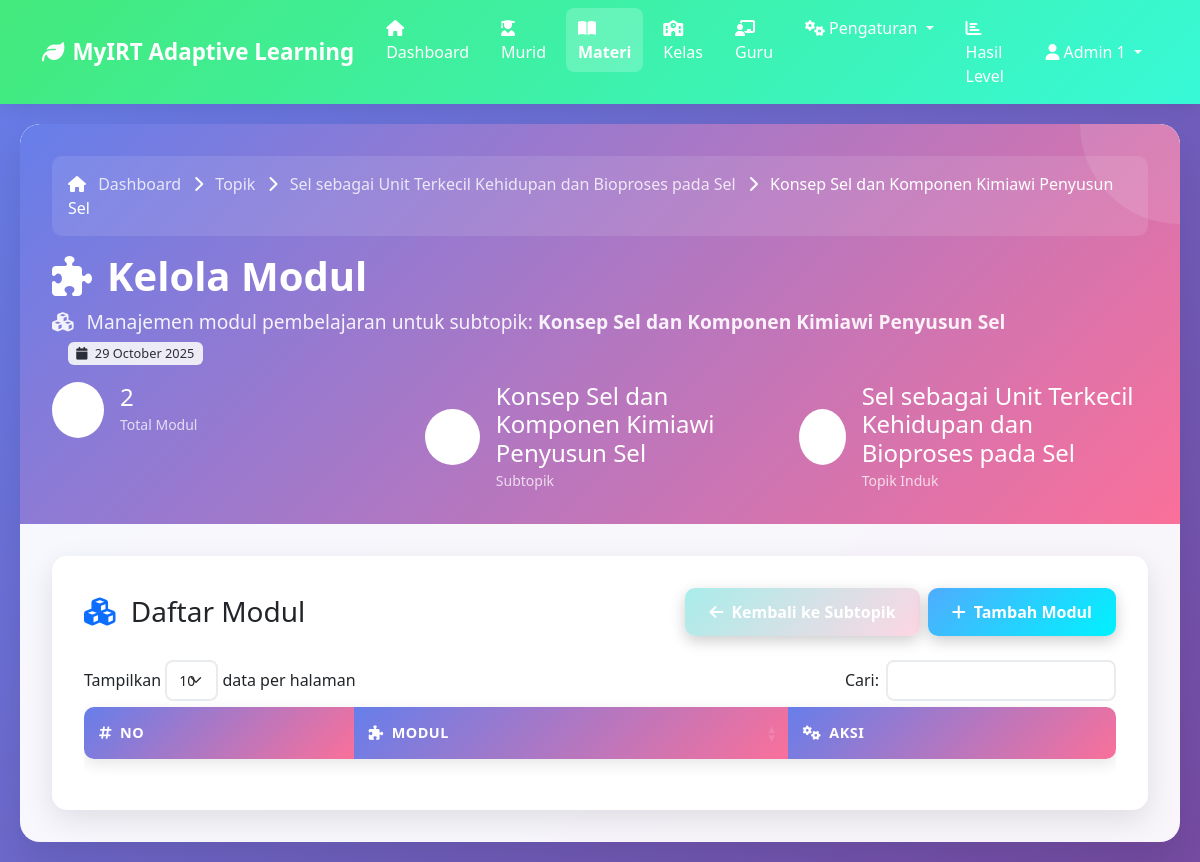
/admin/modul.php?subtopik=1 (signed in), run on the app's committed database.
### tables this page shows
CREATE TABLE `sub_topic` (
  `id` int NOT NULL,
  `sub_topic_desc` varchar(255) NOT NULL,
  `topic_id` int NOT NULL,
  `number` int NOT NULL
);

CREATE TABLE `topic` (
  `id` int NOT NULL,
  `topic_desc` varchar(255) NOT NULL,
  `number` int NOT NULL,
  `id_mapel` int NOT NULL
);

### admin/modul.php (the view, shortened to what this page needs)
<?php
include('../config/db.php');
$id = $_GET['subtopik'];
$sql = "SELECT st.*, t.topic_desc FROM sub_topic st JOIN topic t ON st.topic_id = t.id WHERE st.id = '{$id}'";
$query = mysqli_query($conn, $sql);
$result = mysqli_fetch_array($query, MYSQLI_ASSOC);
?>
<!doctype html>
<html class="no-js" lang="en" dir="ltr">
<head>
    <link href="https://cdn.jsdelivr.net/npm/bootstrap@5.2.3/dist/css/bootstrap.min.css" rel="stylesheet">
    <link rel="stylesheet" href="https://cdnjs.cloudflare.com/ajax/libs/font-awesome/6.3.0/css/all.min.css">
    <link href="https://cdn.datatables.net/1.11.5/css/dataTables.bootstrap5.min.css" rel="stylesheet">
    <link href="https://cdn.jsdelivr.net/npm/sweetalert2@11/dist/sweetalert2.min.css" rel="stylesheet">
</head>
<body>
    <?php
    $level_user = $_SESSION['level_user'];
    $user_name = $_SESSION['name'] ?? 'Guest';
    $total_modules = 0;
    $result_count = mysqli_query($conn, "SELECT COUNT(*) as count FROM module WHERE sub_topic_id = '{$id}'");
    if ($result_count) {
        $row_count = mysqli_fetch_assoc($result_count);
        $total_modules = $row_count['count'];
    }
    ?>
    <nav class="navbar navbar-expand-lg" style="background: var(--biology-gradient); box-shadow: 0 2px 20px rgba(0,0,0,0.1);">
        <div class="container">
            <a class="navbar-brand text-white fw-bold" href="index.php">
                <i class="fas fa-leaf me-2"></i>MyIRT Adaptive Learning
            </a>
            <div class="collapse navbar-collapse" id="navbarNav">
                <ul class="navbar-nav me-auto">
                    <li class="nav-item">
                        <a class="nav-link text-white" href="index.php">
                            <i class="fas fa-home me-1"></i>Dashboard
                        </a>
                    </li>
                    <?php if ($level_user == 1 || $level_user == 2) { ?>
                        <li class="nav-item">
                            <a class="nav-link text-white" href="murid.php">
                                <i class="fas fa-user-graduate me-1"></i>Murid
                            </a>
                        </li>
                        <li class="nav-item">
                            <a class="nav-link text-white active" href="topik.php">
                                <i class="fas fa-book-open me-1"></i>Materi
                            </a>
                        </li>
                    <?php } ?>
                    <?php if ($level_user == 1) { ?>
                        <li class="nav-item">
                            <a class="nav-link text-white" href="kelas.php">
                                <i class="fas fa-school me-1"></i>Kelas
                            </a>
                        </li>
                        <li class="nav-item">
                            <a class="nav-link text-white" href="guru.php">
                                <i class="fas fa-chalkboard-teacher me-1"></i>Guru
                            </a>
                        </li>
                        <li class="nav-item dropdown">
                            <a class="nav-link dropdown-toggle text-white" href="#" role="button" data-bs-toggle="dropdown">
                                <i class="fas fa-cogs me-1"></i>Pengaturan
                            </a>
                        </li>
                    <?php } ?>
                    <li class="nav-item">
                        <a class="nav-link text-white" href="hasil-pre-test.php">
                            <i class="fas fa-chart-bar me-1"></i>Hasil Level
                        </a>
                    </li>
                </ul>
                <ul class="navbar-nav ms-auto">
                    <li class="nav-item dropdown">
                        <a class="nav-link dropdown-toggle text-white" href="#" role="button" data-bs-toggle="dropdown">
                            <i class="fas fa-user me-1"></i><?php echo htmlspecialchars($user_name); ?>
                        </a>
                    </li>
                </ul>
            </div>
        </div>
    </nav>
    <div class="main-content">
        <div class="page-header">
            <div class="breadcrumb-nav">
                <i class="fas fa-home me-2"></i>
                <a href="index.php">Dashboard</a>
                <i class="fas fa-chevron-right mx-2"></i>
                <a href="topik.php">Topik</a>
                <i class="fas fa-chevron-right mx-2"></i>
                <a href="subtopik.php?topik=<?php echo $result['topic_id']; ?>"><?php echo htmlspecialchars($result['topic_desc']); ?></a>
                <i class="fas fa-chevron-right mx-2"></i>
                <span><?php echo htmlspecialchars($result['sub_topic_desc']); ?></span>
            </div>
            <h1>
                <i class="fas fa-puzzle-piece"></i>
                Kelola Modul
            </h1>
            <div class="subtitle">
                <i class="fas fa-cubes me-2"></i>
                Manajemen modul pembelajaran untuk subtopik: <strong><?php echo htmlspecialchars($result['sub_topic_desc']); ?></strong>
                <span class="badge bg-light text-dark ms-3">
                    <i class="fas fa-calendar me-1"></i>
                    <?php echo date('d F Y'); ?>
                </span>
            </div>
            <div class="mt-3">
                <div class="row">
                    <div class="col-md-4">
                        <div class="d-flex align-items-center">
                            <div class="bg-white bg-opacity-20 rounded-circle p-3 me-3">
                                <i class="fas fa-puzzle-piece fa-lg"></i>
                            </div>
                            <div>
                                <h4 class="mb-0"><?php echo $total_modules; ?></h4>
                                <small class="opacity-75">Total Modul</small>
                            </div>
                        </div>
                    </div>
                    <div class="col-md-4">
                        <div class="d-flex align-items-center">
                            <div class="bg-white bg-opacity-20 rounded-circle p-3 me-3">
                                <i class="fas fa-layer-group fa-lg"></i>
                            </div>
                            <div>
                                <h4 class="mb-0"><?php echo htmlspecialchars($result['sub_topic_desc']); ?></h4>
                                <small class="opacity-75">Subtopik</small>
                            </div>
                        </div>
                    </div>
                    <div class="col-md-4">
                        <div class="d-flex align-items-center">
                            <div class="bg-white bg-opacity-20 rounded-circle p-3 me-3">
                                <i class="fas fa-bookmark fa-lg"></i>
                            </div>
                            <div>
                                <h4 class="mb-0"><?php echo htmlspecialchars($result['topic_desc']); ?></h4>
                                <small class="opacity-75">Topik Induk</small>
                            </div>
                        </div>
                    </div>
                </div>
            </div>
        </div>
        <div class="content-card">
            <div class="d-flex justify-content-between align-items-center mb-4 flex-wrap">
                <div class="d-flex align-items-center mb-2 mb-md-0">
                    <h3 class="mb-0">
                        <i class="fas fa-cubes text-primary me-2"></i>
                        Daftar Modul
                    </h3>
                </div>
                <div class="d-flex gap-2 flex-wrap">
                    <a href="subtopik.php?topik=<?php echo $result['topic_id'] ?>" class="btn btn-back">
                        <i class="fas fa-arrow-left me-2"></i>Kembali ke Subtopik
                    </a>
                    <button class="btn btn-add" data-bs-toggle="modal" data-bs-target="#modalTambahModul">
                        <i class="fas fa-plus me-2"></i>Tambah Modul
                    </button>
                </div>
            </div>
            <div class="table-responsive">
                <table id="moduleTable" class="table table-hover" style="width:100%">
                    <thead>
                        <tr>
                            <th><i class="fas fa-hashtag me-2"></i>No</th>
                            <th><i class="fas fa-puzzle-piece me-2"></i>Modul</th>
                            <th><i class="fas fa-cogs me-2"></i>Aksi</th>
                        </tr>
                    </thead>
                </table>
            </div>
        </div>
    </div>
</body>
</html>

### admin/modul.php (style rules this page uses)
:root { --primary-gradient: linear-gradient(135deg, #667eea 0%, #764ba2 100%); --secondary-gradient: linear-gradient(135deg, #f093fb 0%, #f5576c 100%); --success-gradient: linear-gradient(135deg, #4facfe 0%, #00f2fe 100%); --biology-gradient: linear-gradient(135deg, #43e97b 0%, #38f9d7 100%); --warm-gradient: linear-gradient(135deg, #fa709a 0%, #fee140 100%); --ocean-gradient: linear-gradient(135deg, #a8edea 0%, #fed6e3 100%); --royal-gradient: linear-gradient(135deg, #667eea 0%, #764ba2 100%); --nature-gradient: linear-gradient(135deg, #84fab0 0%, #8fd3f4 100%); --admin-gradient: linear-gradient(135deg, #667eea 0%, #43e97b 100%); --module-gradient: linear-gradient(135deg, #667eea 0%, #fa709a 100%); }
body { background: linear-gradient(135deg, #667eea 0%, #764ba2 100%); font-family: 'Segoe UI', Tahoma, Geneva, Verdana, sans-serif; min-height: 100vh; }
.main-content { background: rgba(255, 255, 255, 0.95); border-radius: 20px; margin: 20px; padding: 0; box-shadow: 0 20px 40px rgba(0,0,0,0.1); backdrop-filter: blur(10px); overflow: hidden; }
.page-header { background: var(--module-gradient); color: white; padding: 2rem; margin: 0; border-radius: 20px 20px 0 0; position: relative; overflow: hidden; }
.page-header::before { content: ''; position: absolute; top: 0; right: 0; width: 200px; height: 200px; background: rgba(255,255,255,0.1); border-radius: 50%; transform: translate(50%, -50%); }
.page-header h1 { margin: 0; font-size: 2.5rem; font-weight: 700; display: flex; align-items: center; gap: 15px; }
.page-header .subtitle { margin-top: 0.5rem; opacity: 0.9; font-size: 1.2rem; }
.content-card { background: white; border-radius: 15px; padding: 2rem; margin: 2rem; box-shadow: 0 10px 30px rgba(0,0,0,0.1); border: none; }
.btn-add { background: var(--success-gradient); border: none; color: white; padding: 12px 24px; border-radius: 10px; font-weight: 600; transition: all 0.3s ease; box-shadow: 0 5px 15px rgba(0,0,0,0.2); }
.btn-back { background: var(--ocean-gradient); border: none; color: white; padding: 12px 24px; border-radius: 10px; font-weight: 600; transition: all 0.3s ease; box-shadow: 0 5px 15px rgba(0,0,0,0.2); text-decoration: none; }
.table { border-radius: 10px; overflow: hidden; box-shadow: 0 5px 15px rgba(0,0,0,0.1); }
.table thead th { background: var(--module-gradient); color: white; border: none; padding: 15px; font-weight: 600; text-transform: uppercase; font-size: 0.9rem; letter-spacing: 0.5px; }
.navbar { transition: all 0.3s ease; }
.navbar-brand { font-size: 1.4rem; font-weight: 700; }
.nav-link { font-weight: 500; transition: all 0.3s ease; border-radius: 8px; margin: 0 4px; padding: 8px 12px !important; }
.nav-link.active { background-color: rgba(255,255,255,0.2); font-weight: 600; }
.badge { font-weight: 500; font-size: 0.8rem; }
.breadcrumb-nav { background: rgba(255,255,255,0.1); border-radius: 10px; padding: 1rem; margin-bottom: 1rem; }
.breadcrumb-nav a { color: white; text-decoration: none; opacity: 0.8; transition: all 0.3s ease; }

### data on the page
sub_topic: topic.topic_desc "Sel sebagai Unit Terkecil Kehidupan dan Bioproses pada Sel", sub_topic_desc "Konsep Sel dan Komponen Kimiawi Penyusun Sel"

### other printed values
$user_name "Admin 1"
$total_modules "2"
